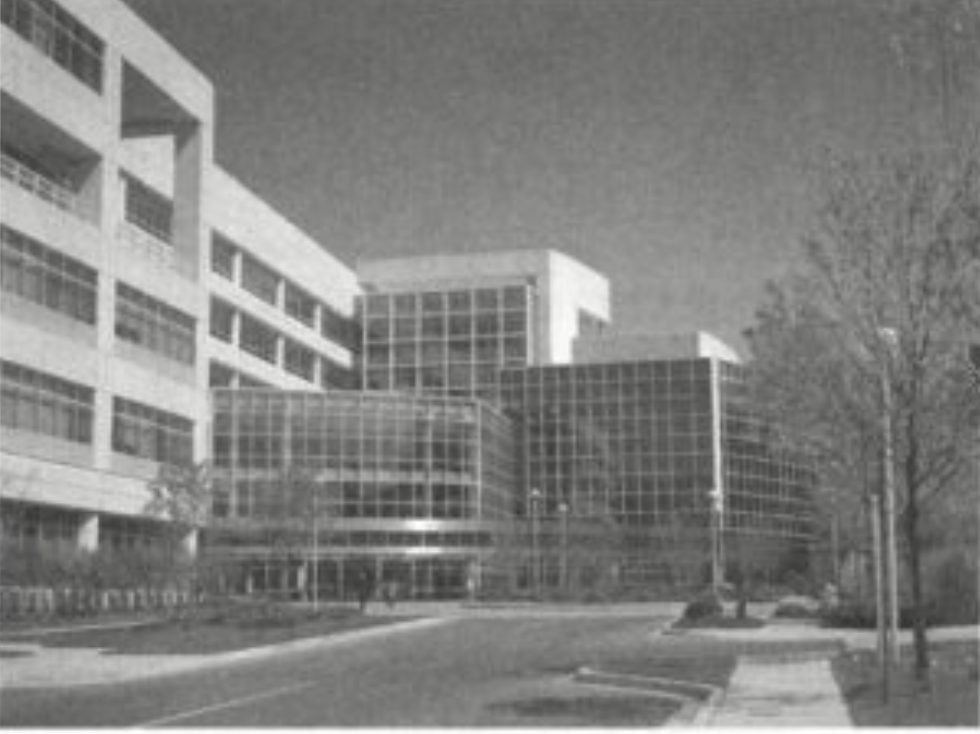
%> input picture national-archives-bld.png, 980 x 734 px, given in place of national-archives-bld.tif, which was not available
$ octave ch13_corner.m   (GNU Octave 9; MATLAB toolbox functions it lacks are replaced by stand-ins)
%> lines starting %> are read from the running program, lines starting %| are printed output that depends on the picture; pictures that were not available may be replaced by others from this repository, and a replacement may not be noted
clc; clear; close all;

f = imread('national-archives-bld.tif');
%> f is the input picture: size 734x980x3 uint8; mean R, G, B 128.5, 128.8, 126.7
f = rgb2gray(f);
%> f: size 734x980 uint8
subplot(2,2,1), imshow(f);

% Use default values for all parameters.
corners = detectHarrisFeatures(f);
%> corners = 1043 points; strongest (x, y): (97, 519), (709, 359), (712, 493), (274, 364), (116, 398)
% Plot the corners superimposed on the image.
subplot(2,2,2), imshow(f);
hold on
plot(corners);
hold off;

size(corners)
%> ans = [1043 1]

corners2 = detectHarrisFeatures(f, 'MinQuality', 0.015, 'FilterSize', 17);
%> corners2 = 480 points; strongest (x, y): (97, 518), (709, 361), (716, 492), (232, 341), (274, 362)
subplot(2,2,3), imshow(f);
hold on
plot(corners2)
hold off;
size(corners2)
%> ans = [480 1]

subplot(2,2,4), imshow(f);
hold on
plot(corners2.selectStrongest(50));
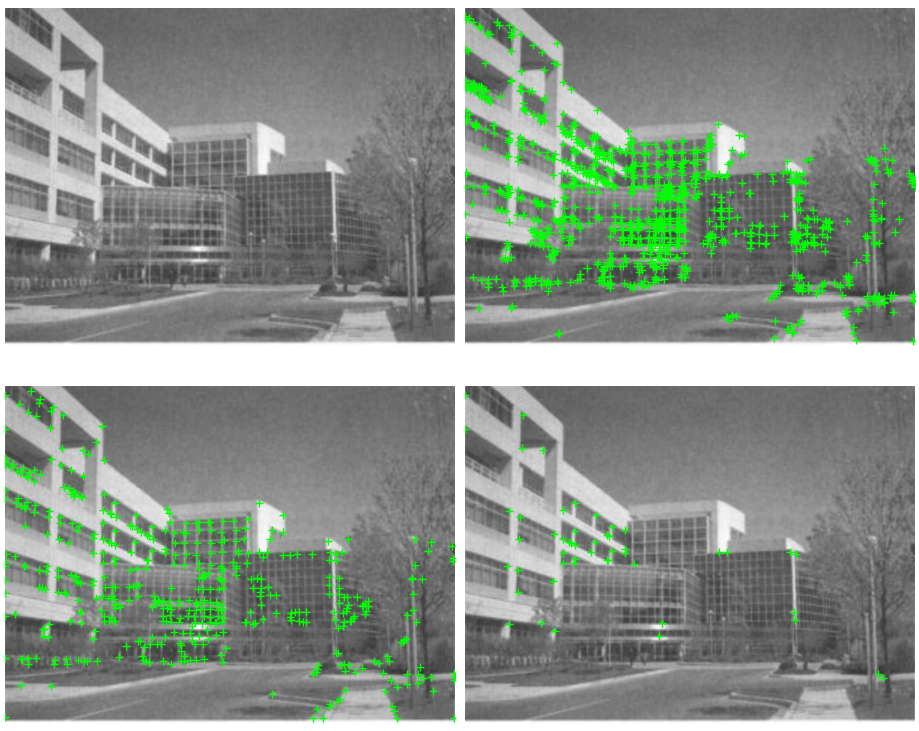
%> figure redrawn from the program's plot data, 4 panels
hold off;

$ run again, with calculator.png copied over national-archives-bld.png
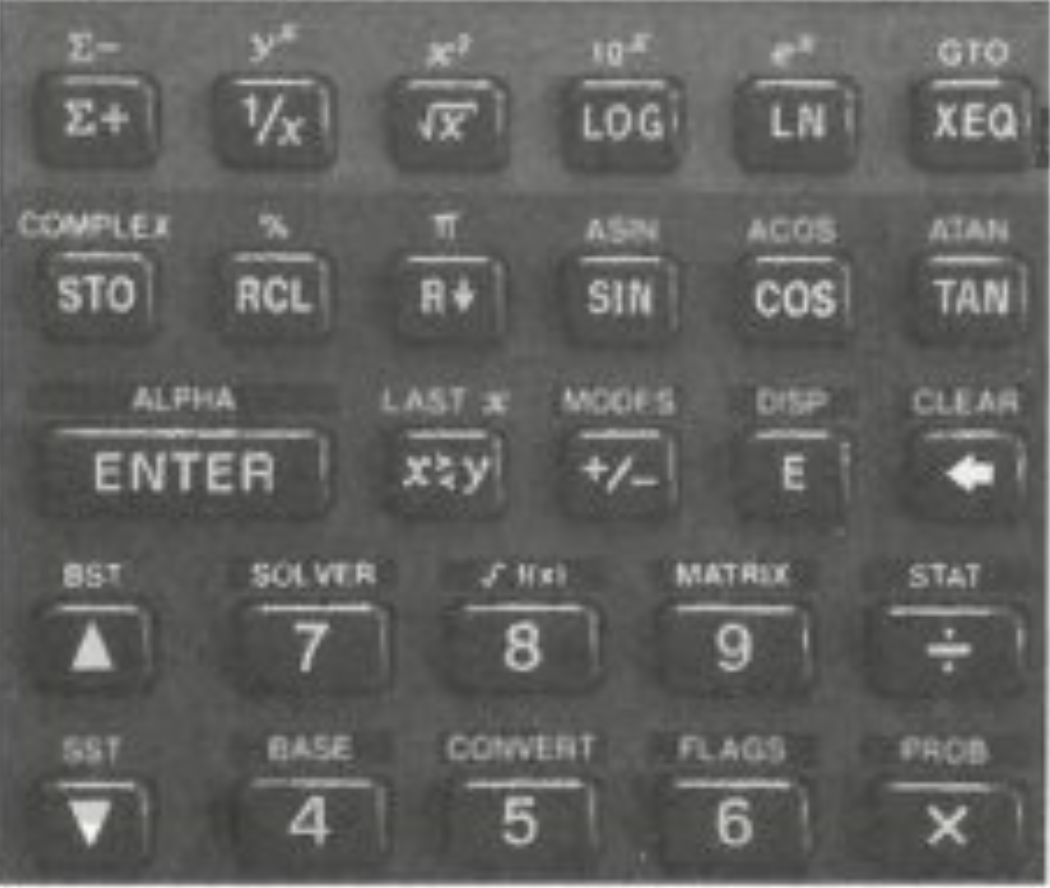
%> input picture calculator.png, 1050 x 888 px, given in place of national-archives-bld.tif, which was not available
%> f is the input picture: size 888x1050x3 uint8; mean R, G, B 97, 97.3, 95.3
%> f: size 888x1050 uint8
%> corners = 1528 points; strongest (x, y): (405, 483), (949, 474), (950, 631), (90, 843), (136, 489)
%> `size(corners)`: ans = [1528 1]
%> corners2 = 556 points; strongest (x, y): (952, 474), (1042, 882), (91, 840), (103, 484), (790, 462)
%> `size(corners2)`: ans = [556 1]
%> `plot(corners2.selectStrongest(50));`:
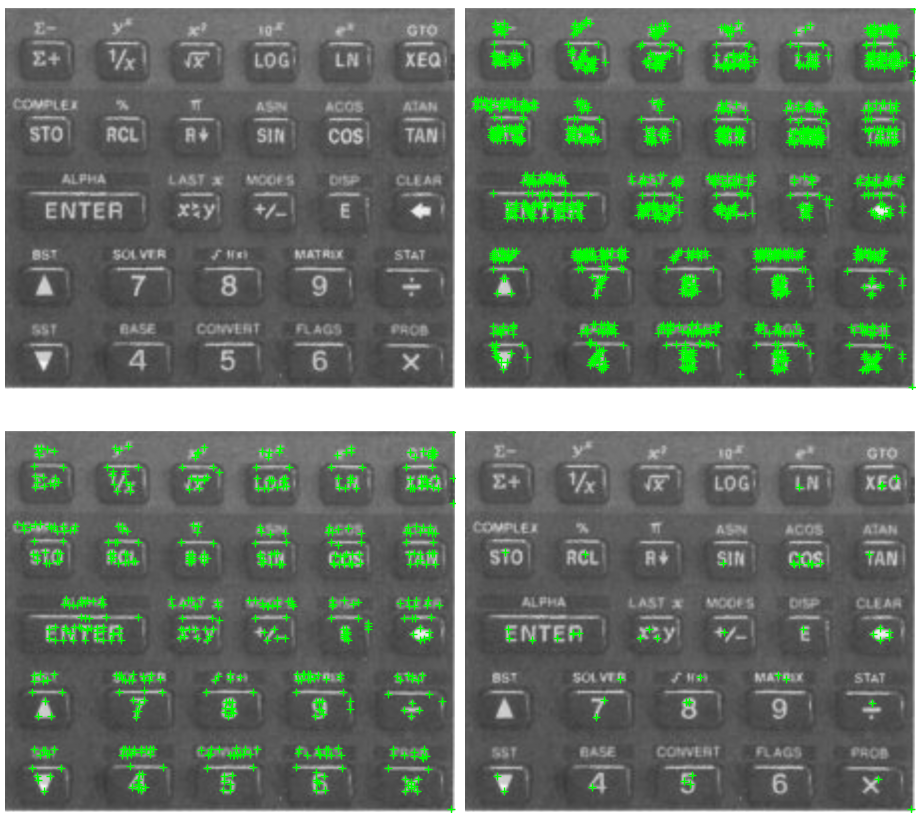
%> figure redrawn from the program's plot data, 4 panels

$ run again, with circuit-board.png copied over national-archives-bld.png
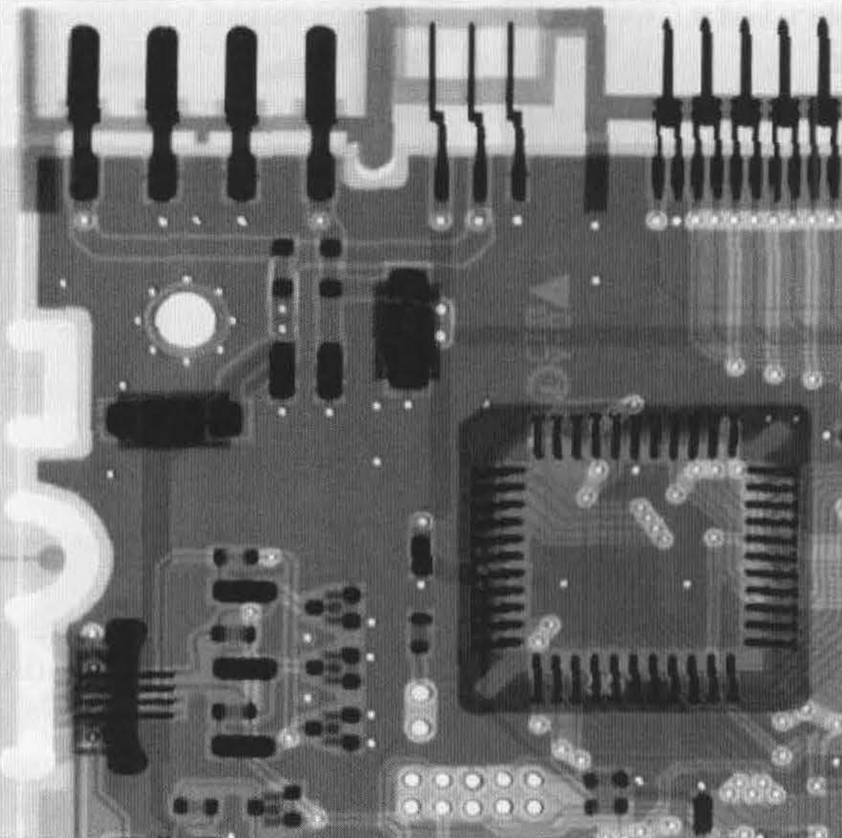
%> input picture circuit-board.png, 842 x 838 px, shrunk from 1632 x 1626 before the run, given in place of national-archives-bld.tif, which was not available
%> f is the input picture: size 838x842x3 uint8; min 19, max 254, mean 113.1
%> f: size 838x842 uint8
%> corners = 1167 points; strongest (x, y): (667, 20), (470, 121), (745, 19), (706, 19), (713, 127)
%> `size(corners)`: ans = [1167 1]
%> corners2 = 552 points; strongest (x, y): (663, 130), (780, 130), (740, 130), (792, 130), (713, 129)
%> `size(corners2)`: ans = [552 1]
%> `plot(corners2.selectStrongest(50));`:
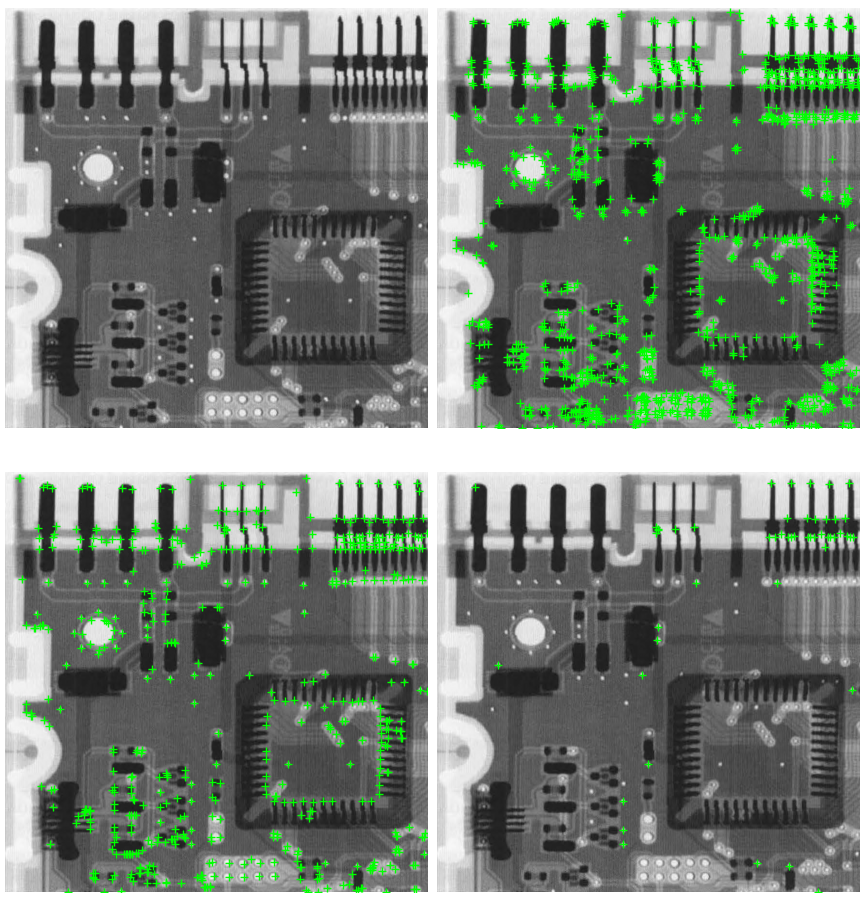
%> figure redrawn from the program's plot data, 4 panels
